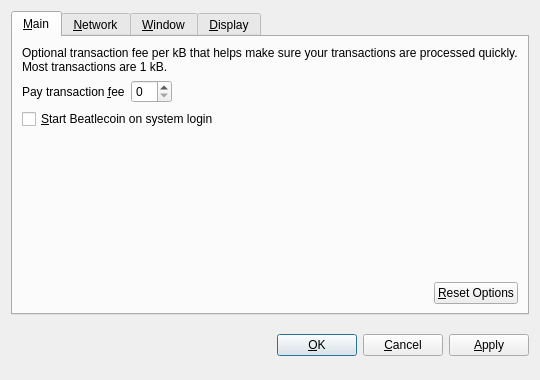
<?xml version="1.0" encoding="UTF-8"?>
<ui version="4.0">
 <class>OptionsDialog</class>
 <widget class="QDialog" name="OptionsDialog">
  <property name="geometry">
   <rect>
    <x>0</x>
    <y>0</y>
    <width>540</width>
    <height>380</height>
   </rect>
  </property>
  <property name="windowTitle">
   <string>Options</string>
  </property>
  <property name="modal">
   <bool>true</bool>
  </property>
  <layout class="QVBoxLayout" name="verticalLayout">
   <item>
    <widget class="QTabWidget" name="tabWidget">
     <property name="tabPosition">
      <enum>QTabWidget::North</enum>
     </property>
     <property name="currentIndex">
      <number>0</number>
     </property>
     <widget class="QWidget" name="tabMain">
      <attribute name="title">
       <string>&amp;Main</string>
      </attribute>
      <layout class="QVBoxLayout" name="verticalLayout_Main">
       <item>
        <widget class="QLabel" name="transactionFeeInfoLabel">
         <property name="text">
          <string>Optional transaction fee per kB that helps make sure your transactions are processed quickly. Most transactions are 1 kB.</string>
         </property>
         <property name="textFormat">
          <enum>Qt::PlainText</enum>
         </property>
         <property name="wordWrap">
          <bool>true</bool>
         </property>
        </widget>
       </item>
       <item>
        <layout class="QHBoxLayout" name="horizontalLayout_1_Main">
         <item>
          <widget class="QLabel" name="transactionFeeLabel">
           <property name="text">
            <string>Pay transaction &amp;fee</string>
           </property>
           <property name="textFormat">
            <enum>Qt::PlainText</enum>
           </property>
           <property name="buddy">
            <cstring>transactionFee</cstring>
           </property>
          </widget>
         </item>
         <item>
          <widget class="BitcoinAmountField" name="transactionFee"/>
         </item>
         <item>
          <spacer name="horizontalSpacer_1_Main">
           <property name="orientation">
            <enum>Qt::Horizontal</enum>
           </property>
           <property name="sizeHint" stdset="0">
            <size>
             <width>40</width>
             <height>20</height>
            </size>
           </property>
          </spacer>
         </item>
        </layout>
       </item>
       <item>
        <widget class="QCheckBox" name="bitcoinAtStartup">
         <property name="toolTip">
          <string>Automatically start Beatlecoin after logging in to the system.</string>
         </property>
         <property name="text">
          <string>&amp;Start Beatlecoin on system login</string>
         </property>
        </widget>
       </item>
       <item>
        <spacer name="verticalSpacer_Main">
         <property name="orientation">
          <enum>Qt::Vertical</enum>
         </property>
         <property name="sizeHint" stdset="0">
          <size>
           <width>20</width>
           <height>40</height>
          </size>
         </property>
        </spacer>
       </item>
       <item>
        <layout class="QHBoxLayout" name="horizontalLayout_2_Main">
         <item>
          <spacer name="horizontalSpacer_2_Main">
           <property name="orientation">
            <enum>Qt::Horizontal</enum>
           </property>
           <property name="sizeHint" stdset="0">
            <size>
             <width>40</width>
             <height>20</height>
            </size>
           </property>
          </spacer>
         </item>
         <item>
          <widget class="QPushButton" name="resetButton">
           <property name="toolTip">
            <string>Reset all client options to default.</string>
           </property>
           <property name="text">
            <string>&amp;Reset Options</string>
           </property>
           <property name="autoDefault">
            <bool>false</bool>
           </property>
          </widget>
         </item>
        </layout>
       </item>
      </layout>
     </widget>
     <widget class="QWidget" name="tabNetwork">
      <attribute name="title">
       <string>&amp;Network</string>
      </attribute>
      <layout class="QVBoxLayout" name="verticalLayout_Network">
       <item>
        <widget class="QCheckBox" name="mapPortUpnp">
         <property name="toolTip">
          <string>Automatically open the Beatlecoin client port on the router. This only works when your router supports UPnP and it is enabled.</string>
         </property>
         <property name="text">
          <string>Map port using &amp;UPnP</string>
         </property>
        </widget>
       </item>
       <item>
        <widget class="QCheckBox" name="connectSocks">
         <property name="toolTip">
          <string>Connect to the Beatlecoin network through a SOCKS proxy (e.g. when connecting through Tor).</string>
         </property>
         <property name="text">
          <string>&amp;Connect through SOCKS proxy:</string>
         </property>
        </widget>
       </item>
       <item>
        <layout class="QHBoxLayout" name="horizontalLayout_Network">
         <item>
          <widget class="QLabel" name="proxyIpLabel">
           <property name="text">
            <string>Proxy &amp;IP:</string>
           </property>
           <property name="textFormat">
            <enum>Qt::PlainText</enum>
           </property>
           <property name="buddy">
            <cstring>proxyIp</cstring>
           </property>
          </widget>
         </item>
         <item>
          <widget class="QValidatedLineEdit" name="proxyIp">
           <property name="maximumSize">
            <size>
             <width>140</width>
             <height>16777215</height>
            </size>
           </property>
           <property name="toolTip">
            <string>IP address of the proxy (e.g. 127.0.0.1)</string>
           </property>
          </widget>
         </item>
         <item>
          <widget class="QLabel" name="proxyPortLabel">
           <property name="text">
            <string>&amp;Port:</string>
           </property>
           <property name="textFormat">
            <enum>Qt::PlainText</enum>
           </property>
           <property name="buddy">
            <cstring>proxyPort</cstring>
           </property>
          </widget>
         </item>
         <item>
          <widget class="QLineEdit" name="proxyPort">
           <property name="maximumSize">
            <size>
             <width>55</width>
             <height>16777215</height>
            </size>
           </property>
           <property name="toolTip">
            <string>Port of the proxy (e.g. 9050)</string>
           </property>
          </widget>
         </item>
         <item>
          <widget class="QLabel" name="socksVersionLabel">
           <property name="text">
            <string>SOCKS &amp;Version:</string>
           </property>
           <property name="textFormat">
            <enum>Qt::PlainText</enum>
           </property>
           <property name="buddy">
            <cstring>socksVersion</cstring>
           </property>
          </widget>
         </item>
         <item>
          <widget class="QValueComboBox" name="socksVersion">
           <property name="toolTip">
            <string>SOCKS version of the proxy (e.g. 5)</string>
           </property>
          </widget>
         </item>
         <item>
          <spacer name="horizontalSpacer_Network">
           <property name="orientation">
            <enum>Qt::Horizontal</enum>
           </property>
           <property name="sizeHint" stdset="0">
            <size>
             <width>40</width>
             <height>20</height>
            </size>
           </property>
          </spacer>
         </item>
        </layout>
       </item>
       <item>
        <spacer name="verticalSpacer_Network">
         <property name="orientation">
          <enum>Qt::Vertical</enum>
         </property>
         <property name="sizeHint" stdset="0">
          <size>
           <width>20</width>
           <height>40</height>
          </size>
         </property>
        </spacer>
       </item>
      </layout>
     </widget>
     <widget class="QWidget" name="tabWindow">
      <attribute name="title">
       <string>&amp;Window</string>
      </attribute>
      <layout class="QVBoxLayout" name="verticalLayout_Window">
       <item>
        <widget class="QCheckBox" name="minimizeToTray">
         <property name="toolTip">
          <string>Show only a tray icon after minimizing the window.</string>
         </property>
         <property name="text">
          <string>&amp;Minimize to the tray instead of the taskbar</string>
         </property>
        </widget>
       </item>
       <item>
        <widget class="QCheckBox" name="minimizeOnClose">
         <property name="toolTip">
          <string>Minimize instead of exit the application when the window is closed. When this option is enabled, the application will be closed only after selecting Quit in the menu.</string>
         </property>
         <property name="text">
          <string>M&amp;inimize on close</string>
         </property>
        </widget>
       </item>
       <item>
        <spacer name="verticalSpacer_Window">
         <property name="orientation">
          <enum>Qt::Vertical</enum>
         </property>
         <property name="sizeHint" stdset="0">
          <size>
           <width>20</width>
           <height>40</height>
          </size>
         </property>
        </spacer>
       </item>
      </layout>
     </widget>
     <widget class="QWidget" name="tabDisplay">
      <attribute name="title">
       <string>&amp;Display</string>
      </attribute>
      <layout class="QVBoxLayout" name="verticalLayout_Display">
       <item>
        <layout class="QHBoxLayout" name="horizontalLayout_1_Display">
         <item>
          <widget class="QLabel" name="langLabel">
           <property name="text">
            <string>User Interface &amp;language:</string>
           </property>
           <property name="textFormat">
            <enum>Qt::PlainText</enum>
           </property>
           <property name="buddy">
            <cstring>lang</cstring>
           </property>
          </widget>
         </item>
         <item>
          <widget class="QValueComboBox" name="lang">
           <property name="toolTip">
            <string>The user interface language can be set here. This setting will take effect after restarting Beatlecoin.</string>
           </property>
          </widget>
         </item>
        </layout>
       </item>
       <item>
        <layout class="QHBoxLayout" name="horizontalLayout_2_Display">
         <item>
          <widget class="QLabel" name="unitLabel">
           <property name="text">
            <string>&amp;Unit to show amounts in:</string>
           </property>
           <property name="textFormat">
            <enum>Qt::PlainText</enum>
           </property>
           <property name="buddy">
            <cstring>unit</cstring>
           </property>
          </widget>
         </item>
         <item>
          <widget class="QValueComboBox" name="unit">
           <property name="toolTip">
            <string>Choose the default subdivision unit to show in the interface and when sending coins.</string>
           </property>
          </widget>
         </item>
        </layout>
       </item>
       <item>
        <widget class="QCheckBox" name="displayAddresses">
         <property name="toolTip">
          <string>Whether to show Beatlecoin addresses in the transaction list or not.</string>
         </property>
         <property name="text">
          <string>&amp;Display addresses in transaction list</string>
         </property>
        </widget>
       </item>
       <item>
        <widget class="QCheckBox" name="coinControlFeatures">
         <property name="toolTip">
          <string>Whether to show coin control features or not.</string>
         </property>
         <property name="text">
          <string>Display coin &amp;control features (experts only!)</string>
         </property>
        </widget>
       </item>
       <item>
        <spacer name="verticalSpacer_Display">
         <property name="orientation">
          <enum>Qt::Vertical</enum>
         </property>
         <property name="sizeHint" stdset="0">
          <size>
           <width>20</width>
           <height>40</height>
          </size>
         </property>
        </spacer>
       </item>
      </layout>
     </widget>
    </widget>
   </item>
   <item>
    <layout class="QHBoxLayout" name="horizontalLayout_Buttons">
     <item>
      <spacer name="horizontalSpacer_1">
       <property name="orientation">
        <enum>Qt::Horizontal</enum>
       </property>
       <property name="sizeHint" stdset="0">
        <size>
         <width>40</width>
         <height>48</height>
        </size>
       </property>
      </spacer>
     </item>
     <item>
      <widget class="QLabel" name="statusLabel">
       <property name="font">
        <font>
         <weight>75</weight>
         <bold>true</bold>
        </font>
       </property>
       <property name="text">
        <string/>
       </property>
       <property name="textFormat">
        <enum>Qt::PlainText</enum>
       </property>
       <property name="wordWrap">
        <bool>true</bool>
       </property>
      </widget>
     </item>
     <item>
      <spacer name="horizontalSpacer_2">
       <property name="orientation">
        <enum>Qt::Horizontal</enum>
       </property>
       <property name="sizeHint" stdset="0">
        <size>
         <width>40</width>
         <height>48</height>
        </size>
       </property>
      </spacer>
     </item>
     <item>
      <widget class="QPushButton" name="okButton">
       <property name="text">
        <string>&amp;OK</string>
       </property>
      </widget>
     </item>
     <item>
      <widget class="QPushButton" name="cancelButton">
       <property name="text">
        <string>&amp;Cancel</string>
       </property>
       <property name="autoDefault">
        <bool>false</bool>
       </property>
      </widget>
     </item>
     <item>
      <widget class="QPushButton" name="applyButton">
       <property name="text">
        <string>&amp;Apply</string>
       </property>
       <property name="autoDefault">
        <bool>false</bool>
       </property>
      </widget>
     </item>
    </layout>
   </item>
  </layout>
 </widget>
 <customwidgets>
  <customwidget>
   <class>BitcoinAmountField</class>
   <extends>QSpinBox</extends>
   <header>bitcoinamountfield.h</header>
  </customwidget>
  <customwidget>
   <class>QValueComboBox</class>
   <extends>QComboBox</extends>
   <header>qvaluecombobox.h</header>
  </customwidget>
  <customwidget>
   <class>QValidatedLineEdit</class>
   <extends>QLineEdit</extends>
   <header>qvalidatedlineedit.h</header>
  </customwidget>
 </customwidgets>
 <resources/>
 <connections/>
</ui>
